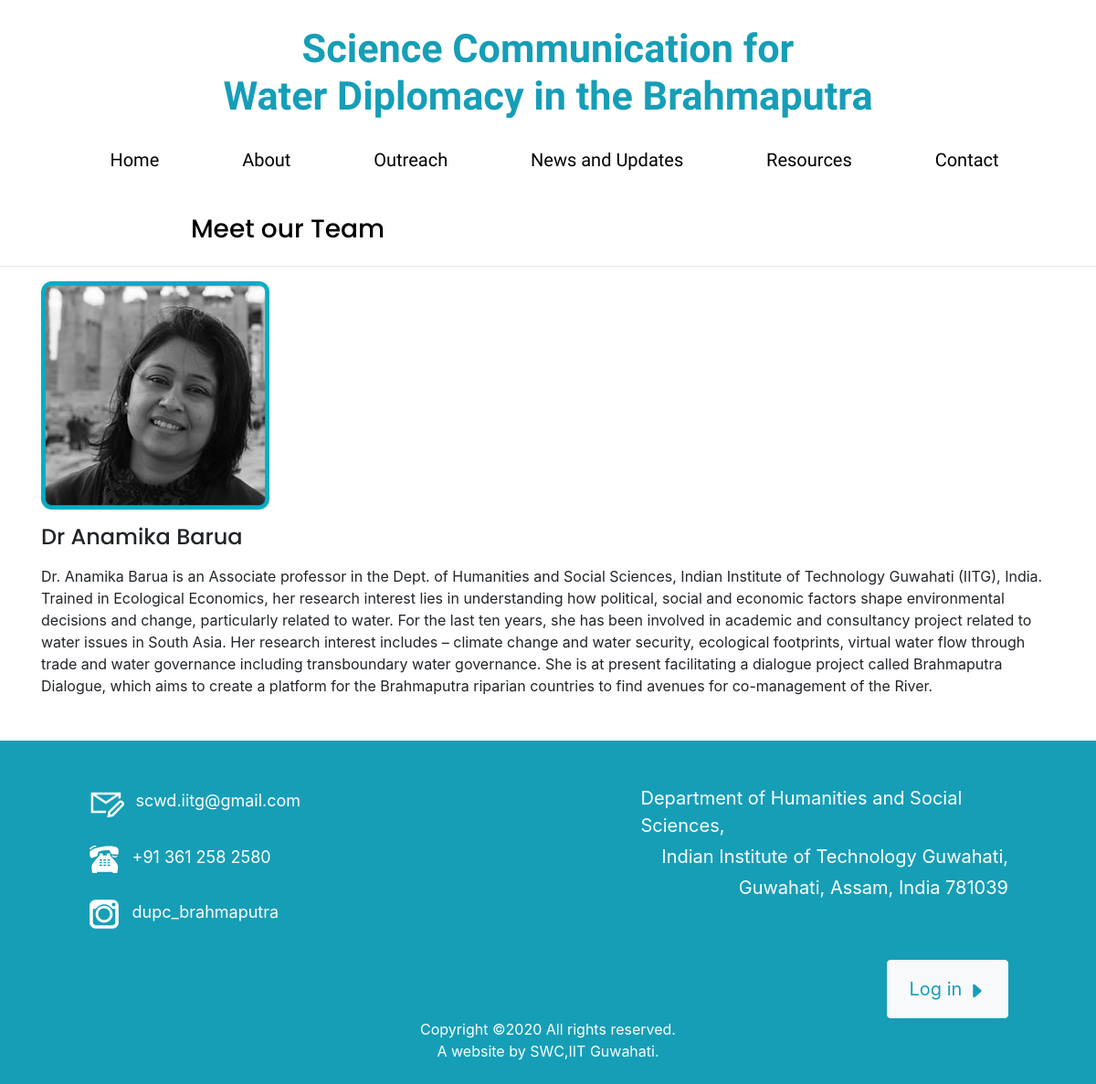
Page /teams/6/ on the committed database.
### mainsite/models.py (models this page shows, shortened)
class team(models.Model):
    name = models.CharField(max_length = 100)
    image = models.ImageField(upload_to = 'images/', default = 'download.png')
    designation = models.CharField(max_length = 1500, default= None)
    institute_name = models.CharField(max_length = 1500,default = 'IITG',blank=True)
    department = models.CharField(max_length=1500,default = 'HSS',blank=True)
    information = models.TextField(max_length = 3000, default= None)

### mainsite/views.py (the view)
# urls.py: path('teams/<int:pk_id>/',views.detail,name = 'detail'),
def detail(request,pk_id):
    member = get_object_or_404(team,pk = pk_id)
    return render(request,'detail.html',{'member': member})

### mainsite/templates/detail.html (shortened to what this page needs)
{% extends 'base.html' %}
{% block ccd %}
        <div id="marine-content-inner">
      <div class="container">
          <div class="row">
            <div class="col-lg-6 col-md-6 col-sm-6">
                <br>
              <h3 style="color:black" align = "center">Meet our Team</h3>
            </div>
            <div class="col-lg-6 col-md-6 col-sm-6">
               <br>
            </div>
          </div>
</div>
<hr>
    <div class = "container">
    <p><img class=" img-fluid" height = "250px" width = "250px" src="{{member.image.url}}" alt="card image"></p>
        <h4> {{member.name}} </h4>
        </p>{{member.information}}</p>
    </div>
{% endblock %}

### static/css/style.css (style rules this page uses)
html { font-family: Raleway; }
body { line-height: 1.7; color: #4d4d4d; font-weight: 300; font-size: 1rem; }
h1, h2, h3, h4, h5, .h1, .h2, .h3, .h4, .h5 { font-family: "Poppins", -apple-system, BlinkMacSystemFont, "Segoe UI", Roboto, "Helvetica Neue", Arial, sans-serif, "Apple Color Emoji", "Segoe UI Emoji", "Segoe UI Symbol", "Noto Color Emoji"; }

### rows in the picture
team: image (picture), name "Dr Anamika Barua", information "Dr. Anamika Barua is an Associate professor in the Dept. of Humanities and Social Sciences, Indian Institute of Technology Guwahati (IITG), India. Trained in Ecological Economics, her research interest lies in understanding how political, social and economic factors shape environmental decisions and change, particularly related to water. For the last ten years, she has been involved in academic and consultancy project related to water issues in South Asia. Her research interest includes – climate change and water security, ecological footprints, virtual water flow through trade and water governance including transboundary water governance. She is at present facilitating a dialogue project…"
